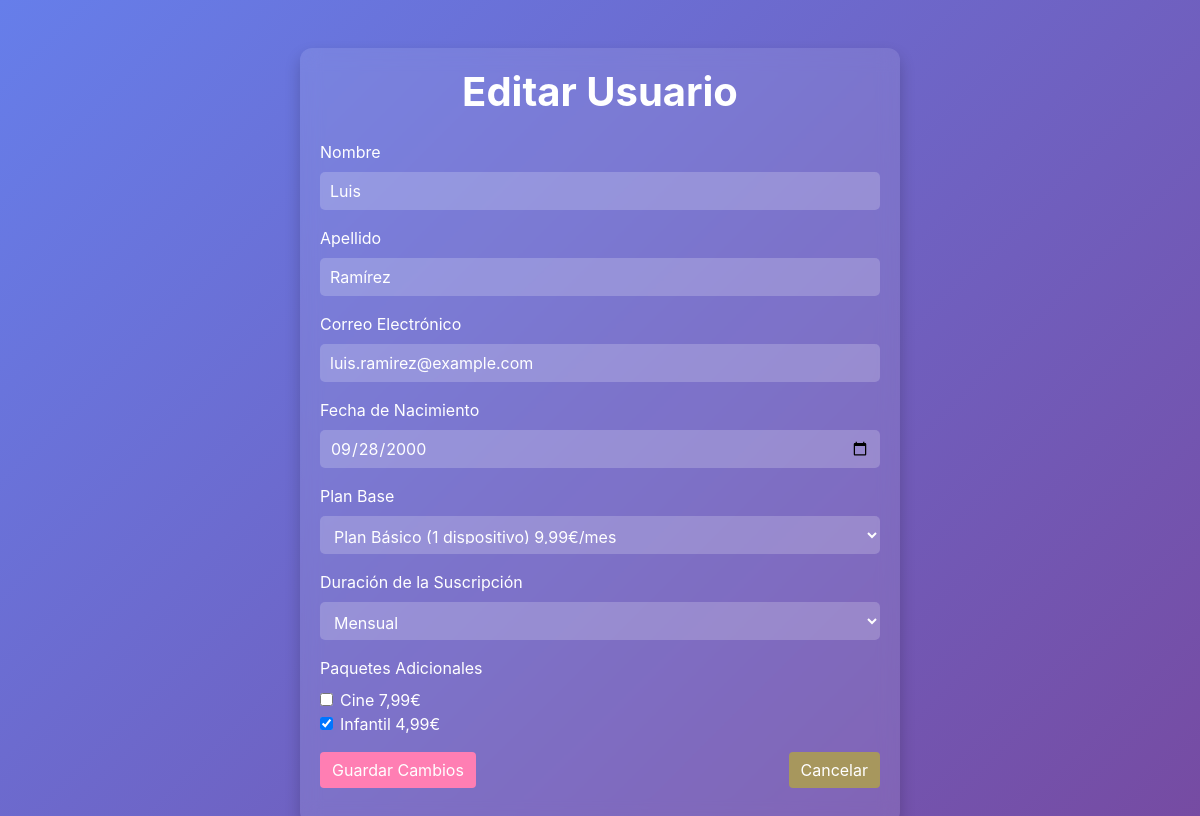
Screenshot of /Vista/editar_usuario.php?id=5 with the database file from the repository.
### tables this page shows
CREATE TABLE Usuarios (
    id INT AUTO_INCREMENT PRIMARY KEY,
    nombre VARCHAR(100) NOT NULL,
    apellidos VARCHAR(100) NOT NULL,
    correo_electronico VARCHAR(100) NOT NULL UNIQUE,
    fecha_nacimiento date NOT NULL,
    plan_base ENUM('Básico', 'Estándar', 'Premium') NOT NULL,
    duracion_suscripcion ENUM('Mensual', 'Anual') NOT NULL
);

### Config/db_config.php (called while the page is built, shortened)
<?php
class Conexion {
    private $servidor = 'localhost';
    private $usuario = 'root';
    private $password = 'curso';
    private $base_datos = 'Hito_programacion';
    public function __construct() {
        $this->conexion = new mysqli($this->servidor, $this->usuario, $this->password, $this->base_datos);
    }
}
?>

### Controlador/UsuariosController.php (called while the page is built, shortened)
<?php
require_once '../modelo/class_usuario.php';
class UsuariosController {
    private $modelo;
    public function __construct() {
        $this->modelo = new Usuario();
    }
    public function obtenerUsuarioPorId($id_usuario) {
        return $this->modelo->obtenerUsuarioPorId($id_usuario);
    }
}
?>

### Modelo/class_usuario.php (called while the page is built, shortened)
<?php
require_once '../config/db_config.php';
class Usuario {
    private $conexion;
    public function __construct() {
        $this->conexion = new Conexion();
    }
    public function obtenerUsuarioPorId($id_usuario) {
        $query = "SELECT * FROM Usuarios WHERE id = ?";
        $stmt = $this->conexion->conexion->prepare($query);
        $stmt->bind_param("i", $id_usuario);
        $stmt->execute();
        $resultado = $stmt->get_result();
        return $resultado->fetch_assoc();
    }
}
?>

### Vista/editar_usuario.php (the view, shortened to what this page needs)
<?php
require_once '../controlador/UsuariosController.php';
$controller = new UsuariosController();
if (isset($_GET['id']) && is_numeric($_GET['id'])) {
    $id_usuario = $_GET['id'];
    $usuario = $controller->obtenerUsuarioPorId($id_usuario);
} else {
    echo "ID de usuario no proporcionado.";
    exit();
}
?>
<!DOCTYPE html>
<html lang="es">
<head>
    <link href="https://stackpath.bootstrapcdn.com/bootstrap/4.5.2/css/bootstrap.min.css" rel="stylesheet">
</head>
<body>
    <div class="container mt-5">
        <h1 class="mb-4 text-center">Editar Usuario</h1>
        <form method="post" action="">
            <div class="form-group">
                <label for="nombre">Nombre</label>
                <input type="text" name="nombre" id="nombre" class="form-control" value="<?php echo htmlspecialchars($usuario['nombre']); ?>" required>
            </div>
            <div class="form-group">
                <label for="apellido">Apellido</label>
                <input type="text" name="apellido" id="apellido" class="form-control" value="<?php echo htmlspecialchars($usuario['apellidos']); ?>" required>
            </div>
            <div class="form-group">
                <label for="correo_electronico">Correo Electrónico</label>
                <input type="email" name="correo_electronico" id="correo_electronico" class="form-control" value="<?php echo htmlspecialchars($usuario['correo_electronico']); ?>" required>
            </div>
            <div class="form-group">
                <label for="fecha_nacimiento">Fecha de Nacimiento</label>
                <input type="date" name="fecha_nacimiento" id="fecha_nacimiento" class="form-control" value="<?php echo htmlspecialchars($usuario['fecha_nacimiento']); ?>" required max="2025-01-31">
            </div>
            <div class="form-group">
                <label for="plan_base">Plan Base</label>
                <select name="plan_base" id="plan_base" class="form-control" required>
                    <option value="Básico" <?php echo ($usuario['plan_base'] === 'Básico') ? 'selected' : ''; ?>>Plan Básico (1 dispositivo) 9,99€/mes</option>
                </select>
            </div>
            <div class="form-group">
                <label for="duracion_suscripcion">Duración de la Suscripción</label>
                <select name="duracion_suscripcion" id="duracion_suscripcion" class="form-control" required>
                    <option value="Mensual" <?php echo ($usuario['duracion_suscripcion'] === 'Mensual') ? 'selected' : ''; ?>>Mensual</option>
                </select>
            </div>
            <div class="form-group" id="paquetes">
            </div>
            <div class="form-group d-flex justify-content-between">
                <button type="submit" class="btn btn-primary">Guardar Cambios</button>
                <a href="lista_usuarios.php" class="btn btn-secondary">Cancelar</a>
            </div>
        </form>
    </div>
</body>
</html>

### Vista/editar_usuario.php (style rules this page uses)
body { background: linear-gradient(135deg, #667eea, #764ba2); min-height: 100vh; display: flex; justify-content: center; align-items: center; color: white; }
.container { max-width: 600px; background: rgba(255, 255, 255, 0.1); padding: 20px; border-radius: 12px; box-shadow: 0px 8px 16px rgba(0, 0, 0, 0.2); backdrop-filter: blur(10px); }
h1 { text-align: center; font-weight: bold; }
.form-control, .form-select { background: rgba(255, 255, 255, 0.2); border: none; color: white; }
.form-control::placeholder { color: rgba(255, 255, 255, 0.7); }
.btn-primary { background-color: #ff7eb3; border: none; }
.btn-secondary { background-color:rgb(167, 151, 93); border: none; }
.form-control { background: rgba(255, 255, 255, 0.2); border: none; color: white; font-size: 16px; padding: 10px; border-radius: 5px; transition: background-color 0.3s ease; }
.form-control::placeholder { color: rgba(255, 255, 255, 0.7); opacity: 1; }

### rows the page displays
usuarios: nombre "Luis", apellido "Ramírez", correo_electronico "luis.ramirez@example.com", fecha_nacimiento "09/28/2000", plan_base "Plan Básico (1 dispositivo) 9,99€/mes", duracion_suscripcion "Mensual"
